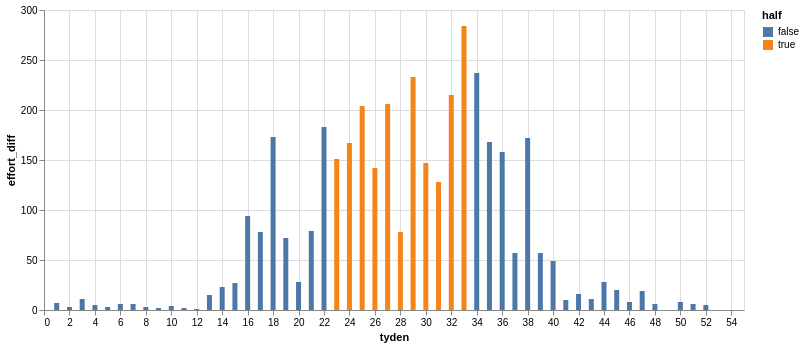

The notebook cell this image was saved under:
### Code cell
alt.Chart(
    mark_shortest_half_span(df=serie(segment="Lysá hora - 5 km")),
    width=700,
    height=300
).mark_bar(
).encode(
    alt.X("tyden"),
    alt.Y("effort_diff"),
    alt.Color("half")
)

### Figure 1 — Vega-Lite specification as saved in the notebook (floating-point values rounded to 4 significant figures)
{"config": {"view": {"continuousWidth": 300, "continuousHeight": 300}}, "data": {"name": "data-d0d2e5584cee9db29bec0005f460aa0c"}, "mark": {"type": "bar"}, "encoding": {"color": {"field": "half", "type": "nominal"}, "x": {"field": "tyden", "type": "quantitative"}, "y": {"field": "effort_diff", "type": "quantitative"}}, "height": 300, "width": 700, "$schema": "https://vega.github.io/schema/vega-lite/v6.1.0.json", "datasets": {"data-d0d2e5584cee9db29bec0005f460aa0c": [{"tyden": 1, "effort_diff": 7, "half": false}, {"tyden": 2, "effort_diff": 3, "half": false}, {"tyden": 3, "effort_diff": 11, "half": false}, {"tyden": 4, "effort_diff": 5, "half": false}, {"tyden": 5, "effort_diff": 3, "half": false}, {"tyden": 6, "effort_diff": 6, "half": false}, {"tyden": 7, "effort_diff": 6, "half": false}, {"tyden": 8, "effort_diff": 3, "half": false}, {"tyden": 9, "effort_diff": 2, "half": false}, {"tyden": 10, "effort_diff": 4, "half": false}, {"tyden": 11, "effort_diff": 2, "half": false}, {"tyden": 12, "effort_diff": 1, "half": false}, {"tyden": 13, "effort_diff": 15, "half": false}, {"tyden": 14, "effort_diff": 23, "half": false}, {"tyden": 15, "effort_diff": 27, "half": false}, {"tyden": 16, "effort_diff": 94, "half": false}, {"tyden": 17, "effort_diff": 78, "half": false}, {"tyden": 18, "effort_diff": 173, "half": false}, {"tyden": 19, "effort_diff": 72, "half": false}, {"tyden": 20, "effort_diff": 28, "half": false}, {"tyden": 21, "effort_diff": 79, "half": false}, {"tyden": 22, "effort_diff": 183, "half": false}, {"tyden": 23, "effort_diff": 151, "half": true}, {"tyden": 24, "effort_diff": 167, "half": true}, {"tyden": 25, "effort_diff": 204, "half": true}, {"tyden": 26, "effort_diff": 142, "half": true}, {"tyden": 27, "effort_diff": 206, "half": true}, {"tyden": 28, "effort_diff": 78, "half": true}, {"tyden": 29, "effort_diff": 233, "half": true}, {"tyden": 30, "effort_diff": 147, "half": true}, {"tyden": 31, "effort_diff": 128, "half": true}, {"tyden": 32, "effort_diff": 215, "half": true}, {"tyden": 33, "effort_diff": 284, "half": true}, {"tyden": 34, "effort_diff": 237, "half": false}, {"tyden": 35, "effort_diff": 168, "half": false}, {"tyden": 36, "effort_diff": 158, "half": false}, {"tyden": 37, "effort_diff": 57, "half": false}, {"tyden": 38, "effort_diff": 172, "half": false}, {"tyden": 39, "effort_diff": 57, "half": false}, {"tyden": 40, "effort_diff": 49, "half": false}, {"tyden": 41, "effort_diff": 10, "half": false}, {"tyden": 42, "effort_diff": 16, "half": false}, {"tyden": 43, "effort_diff": 11, "half": false}, {"tyden": 44, "effort_diff": 28, "half": false}, {"tyden": 45, "effort_diff": 20, "half": false}, {"tyden": 46, "effort_diff": 8, "half": false}, {"tyden": 47, "effort_diff": 19, "half": false}, {"tyden": 48, "effort_diff": 6, "half": false}, {"tyden": 49, "effort_diff": 0, "half": false}, {"tyden": 50, "effort_diff": 8, "half": false}, {"tyden": 51, "effort_diff": 6, "half": false}, {"tyden": 52, "effort_diff": 5, "half": false}]}}
